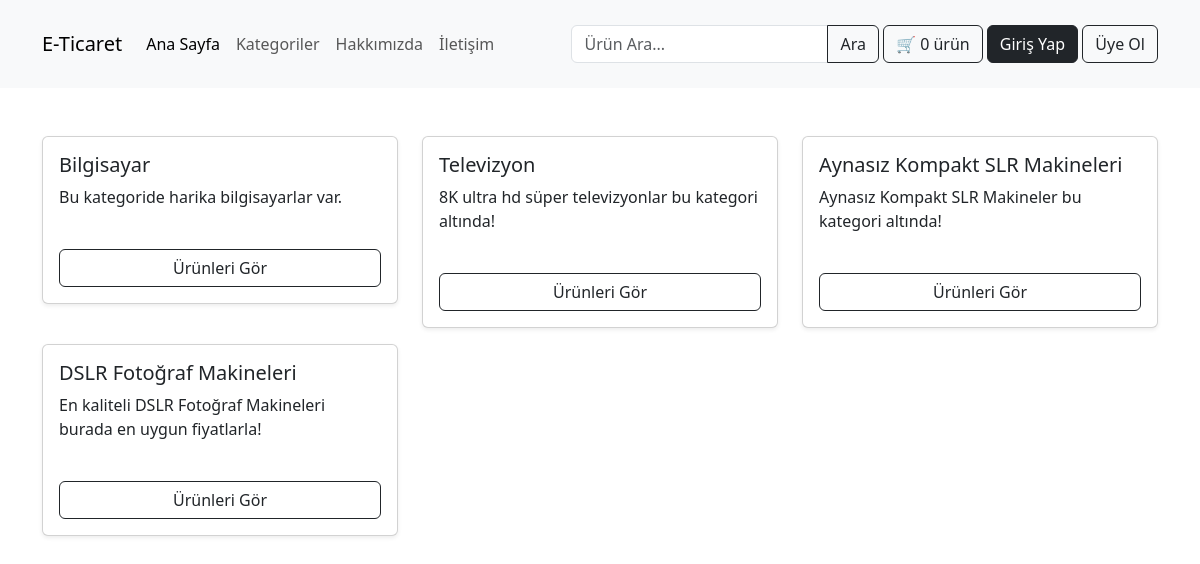
Page /kategoriler on the committed database.
### tables this page shows
CREATE TABLE `categories` (
  `id` int(11) NOT NULL,
  `title` varchar(100) NOT NULL,
  `description` varchar(1000) NOT NULL,
  `slug` varchar(12000) NOT NULL
);

### app/helpers/helpers.php (called while the page is built, shortened)
<?php
function loadView($view, $pageTitle = 'Ecommerce Website')
{
    require "./views/$view.php";
}
function createSlug($string)
{
    $slug = strtolower($string);
    $slug = str_replace(['ı', 'ğ', 'ü', 'ş', 'ö', 'ç'], ['i', 'g', 'u', 's', 'o', 'c'], $slug);
    $slug = str_replace(' ', '-', $slug);
    $slug = preg_replace('/[^A-Za-z0-9\-]/', '', $slug);
    return $slug;
}

### controllers/categoryController.php (called while the page is built, shortened)
<?php
$router = new Router();
$router->get('kategoriler', function () {
    loadView('categories/index', 'Tüm Kategoriler');
});

### index.php (called while the page is built, shortened)
<?php
require_once 'controllers/categoryController.php';

### views/categories/index.php (the view, shortened to what this page needs)
<?php require_once BASE_DIRECTORY . 'views/_components/header.php' ?>
<?php
global $db;
$getCategories = $db->prepare("SELECT * FROM categories");
$getCategories->execute();
$categories = $getCategories->fetchAll(PDO::FETCH_OBJ);
?>
<section id="categories">
    <div class="container mt-5">
        <div class="row row-cols-1 row-cols-md-3 row-gap-3">
            <?php foreach ($categories as $category){ ?>
            <div class="col">
                <div class="card shadow-sm">
                    <div class="card-body">
                        <h5 class="card-title"><?=$category->title?></h5>
                        <p class="card-text"><?=$category->description?></p>
                        <a href="<?=BASE_URL?>kategori/<?=createSlug($category->title)?>" class="btn btn-outline-dark w-100 mt-4">Ürünleri Gör</a>
                    </div>
                </div>
            </div>
            <?php } ?>
        </div>
    </div>
</section>
</body>
</html>

### app/libraries/Router.php (shortened to what this page needs)
<?php
class Router
{
    public static function get($url, $callback)
    {
        if($_SERVER['REQUEST_METHOD'] == 'GET')
        {
            if(rtrim($url, '/') == rtrim(@$_GET['url'], '/'))
            {
                $callback();
            }
        }
    }
}

### views/_components/header.php (shortened to what this page needs)
<!doctype html>
<html lang="en">
<head>
    <link href="https://cdn.jsdelivr.net/npm/bootstrap@5.3.2/dist/css/bootstrap.min.css" rel="stylesheet"
>
</head>
<body>
<header>
    <nav class="navbar navbar-expand-lg bg-body-tertiary pt-4 pb-4">
        <div class="container">
            <a class="navbar-brand" href="<?= BASE_URL ?>">E-Ticaret</a>
            <div class="collapse navbar-collapse" id="navbarSupportedContent">
                <ul class="navbar-nav me-auto mb-2 mb-lg-0">
                    <li class="nav-item">
                        <a class="nav-link active" aria-current="page" href="#">Ana Sayfa</a>
                    </li>
                    <li class="nav-item">
                        <a class="nav-link" href="<?= BASE_URL ?>kategoriler">Kategoriler</a>
                    </li>
                    <li class="nav-item">
                        <a class="nav-link" href="<?= BASE_URL ?>hakkimizda">Hakkımızda</a>
                    </li>
                    <li class="nav-item">
                        <a class="nav-link" href="<?= BASE_URL ?>iletisim">İletişim</a>
                    </li>
                </ul>
                <div class="d-flex">
                    <form action="<?= BASE_URL ?>urun/ara" method="post" id="form_searchProduct" class="me-1">
                        <div class="input-group">
                            <input type="text" class="form-control" id="keyword" name="keyword"
                                   placeholder="Ürün Ara...">
                            <button class="btn btn-outline-dark" type="submit">Ara</button>
                        </div>
                    </form>
                    <a href="<?=BASE_URL?>sepet" class="btn btn-outline-dark me-1">🛒 0 ürün</a>
                    <?php if (!isset($_SESSION['user'])) { ?>
                        <div>
                            <a href="<?= BASE_URL ?>giris" class="btn btn-dark">Giriş Yap</a>
                            <a href="<?= BASE_URL ?>kaydol" class="btn btn-outline-dark">Üye Ol</a>
                        </div>
                    <?php } ?>
                </div>
            </div>
        </div>
    </nav>
</header>

### rows in the picture
categories: title "Bilgisayar", description "Bu kategoride harika bilgisayarlar var."
categories: title "Televizyon", description "8K ultra hd süper televizyonlar bu kategori altında!"
categories: title "Aynasız Kompakt SLR Makineleri", description "Aynasız Kompakt SLR Makineler bu kategori altında!"
categories: title "DSLR Fotoğraf Makineleri", description "En kaliteli DSLR Fotoğraf Makineleri burada en uygun fiyatlarla!"
